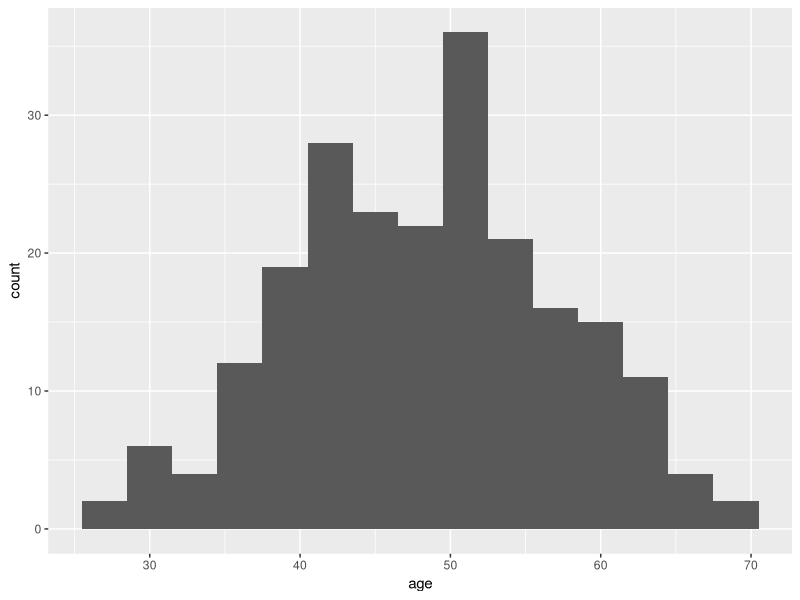
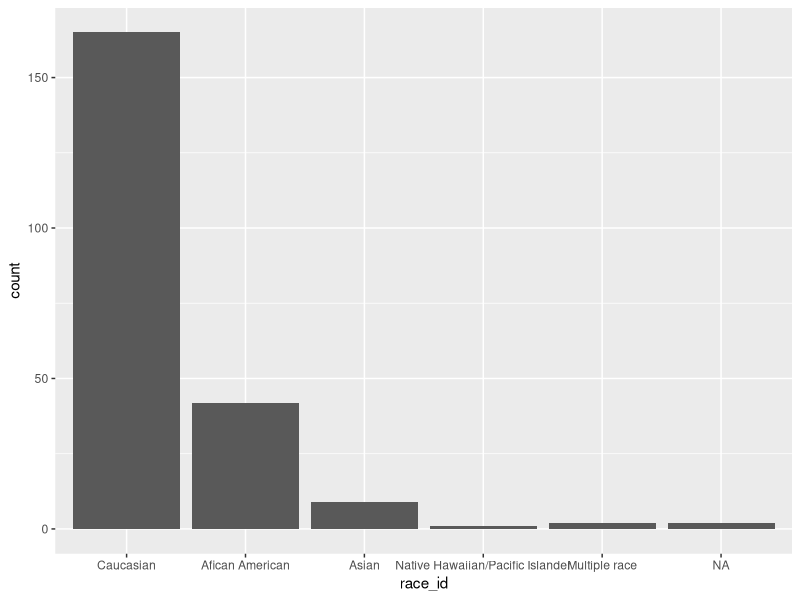
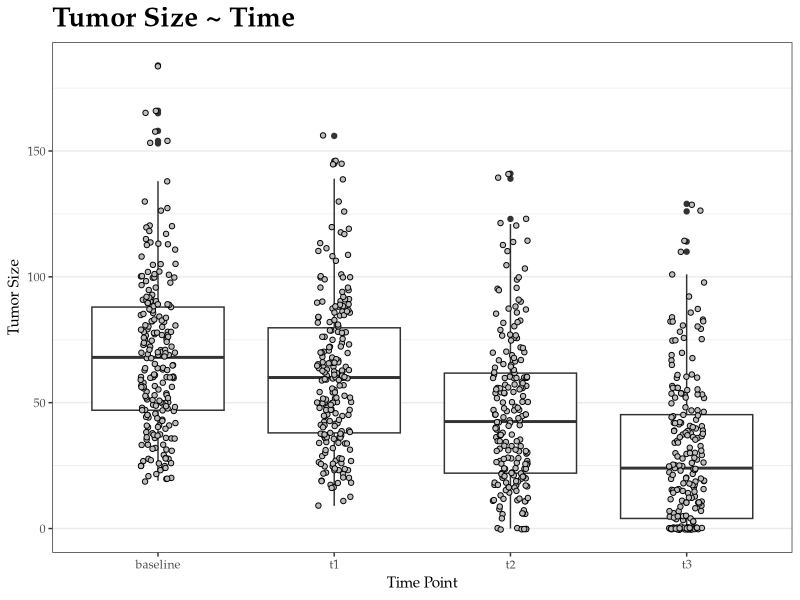

These charts were generated, in order, by the following R code: (Note: this script raises an error after producing the figures.)
## ---- chunk 1
options(width = 400)
## ---- chunk 2
library(readxl)
setwd("/Users/claradong/Documents/GitHub/BMIN503_Final_Project")
df_clinical = read_xlsx("Final_project_data.xlsx", sheet = 2)
df_outcome = read_xlsx("Final_project_data.xlsx", sheet = 4)
## ---- chunk 3
str(df_clinical)
## ---- chunk 4
str(df_outcome)
## ---- chunk 5
library(tidyverse)
## ---- chunk 6
clinical <- df_clinical %>%
  select(SUBJECTID,age,race_id,ERpos,PgRpos,'HR Pos','Her2MostPos','HR_HER2_CATEGORY', BilateralCa,Laterality,'MRI LD Baseline','MRI LD 1-3dAC', 'MRI LD InterReg','MRI LD PreSurg') %>%
  mutate(race_id = factor(race_id, levels=c(1,3,4,5,6,50), labels=c("Caucasian", "Afican American", "Asian", "Native Hawaiian/Pacific Islander", "American Indian/Alaskan Native", "Multiple race"))) %>%
  mutate(ERpos = factor(ERpos, levels=c(0,1,2), labels=c("Negative","Positive","Inderminate"))) %>%
  mutate(PgRpos = factor(PgRpos,levels=c(0,1,2), labels=c("Negative","Positive","Inderminate"))) %>% 
  mutate('HR Pos' = factor(`HR Pos`,levels=c(0,1,2), labels=c("Negative","Positive","Inderminate"))) %>%
  mutate('Her2MostPos' = factor(`Her2MostPos`, levels=c(0,1), labels=c('Negative','Positive'))) %>%
  mutate('HR_HER2_CATEGORY' = factor(`HR_HER2_CATEGORY`, levels=c(1,2,3), labels=c('HR Positive, Her2 Negative', 'Her2 Positive', 'Triple Negative'))) %>%
  mutate(BilateralCa = factor(BilateralCa, levels=c(0,1), labels=c("No","Yes"))) %>%
  mutate(Laterality = factor(Laterality, levels=c(1,2), labels=c("Left", "Right")))
str(clinical)

outcome <- df_outcome %>%
  rename(survival.status = sstat) %>%
  mutate(survival.status = factor(survival.status, levels=c(7,8,9), labels=c("Alive", "Dead","Lost"))) %>%
  mutate(PCR = factor(PCR, levels=c(0,1), labels=c("No","Yes"))) %>%
  mutate(RCBClass = factor(RCBClass, levels=c(0,1,2,3), labels=c("0,RCB index 0", "1=I,RCB index less than or equal to 1.36", "2=II,RCB index greater than 1.36 or equal to 3.28", "3=III,RCB index greater than 3.28")))
## ---- chunk 7
total <- merge(clinical, outcome) %>%
  select("SUBJECTID", "age","ERpos", "PgRpos", "HR Pos", "Her2MostPos", "HR_HER2_CATEGORY","BilateralCa", "Laterality","survival.status", "survDtD2 (tx)", "RFS", "PCR") %>%
  rename(HR_status = 'HR Pos')
str(total)
## ---- chunk 8
library(ggplot2)
ggplot(data=clinical, aes(x=age)) +
  geom_histogram(binwidth = 3)
ggplot(data=clinical, aes(x=race_id)) +
  geom_bar()
## ---- chunk 9
tumor.df <- clinical %>%
  select(SUBJECTID, `MRI LD Baseline`,`MRI LD 1-3dAC`,`MRI LD InterReg`,`MRI LD PreSurg`) %>%
  rename(baseline='MRI LD Baseline', t1='MRI LD 1-3dAC', t2='MRI LD InterReg', t3='MRI LD PreSurg')

tumor.df %>%
  gather(time, size, baseline:t3) %>%
  ggplot(aes(time, size)) +
  geom_boxplot(na.rm = TRUE) +
  geom_jitter(width = 0.1, pch = 21, fill = "grey", na.rm = TRUE) +
  labs(title = "Tumor Size ~ Time",
       x = "Time Point",
       y = "Tumor Size") +
  theme_bw() +
  theme(
    panel.grid.major.x = element_blank(),
    text = element_text(family = "Palatino"),
    plot.title = element_text(face = "bold", size = 20)
  )
## ---- chunk 10
id <- tumor.df["SUBJECTID"]
n <- 3L
id[,2:length(n-2):dim(tumor.df)[2]] <-
  lapply(n:dim(tumor.df)[2], function(x) setNames(((tumor.df[x]-tumor.df[x-1])/tumor.df[x-1]),
                                            paste0("Pct", x-2, x-1)))
SUBJECTID <- id$SUBJECTID
pct12 <- id$V2$Pct12
pct23 <- id$V3$Pct23
pct34 <- id$V4$Pct34

id <- data.frame(SUBJECTID,pct12,pct23,pct34)

id %>%
  gather(time, percentage_change, pct12:pct34) %>%
  ggplot(aes(time, percentage_change)) +
  geom_boxplot(na.rm = TRUE) +
  geom_jitter(width = 0.1, pch = 21, fill = "grey", na.rm = TRUE) +
  labs(title = "Tumor Size Percentage Change ~ Time",
       x = "Time Point",
       y = "Tumor Size") +
  theme_bw() +
  theme(
    panel.grid.major.x = element_blank(),
    text = element_text(family = "Palatino"),
    plot.title = element_text(face = "bold", size = 20)
  )
 
  
## ---- chunk 11
tumor.df <- mutate(tumor.df, overall_change = (t3-baseline)/baseline)

df2 <- merge(tumor.df, outcome)
df2 %>%
  select(SUBJECTID, overall_change, RFS, PCR)

ggplot(df2, aes(x=overall_change, y=RFS)) +
  geom_point()

ggplot(df2, aes(x=PCR, y=overall_change)) +
  geom_boxplot()
## ---- chunk 12
ggplot(total, aes(x=PCR, y=RFS)) +
  geom_boxplot()
## ---- chunk 13
PCR.glm <- glm(PCR ~ age + ERpos + PgRpos + Her2MostPos + HR_status + HR_HER2_CATEGORY, data=total, family="binomial")
summary(PCR.glm)

PCR.lm <- lm(RFS ~ age + ERpos + PgRpos + Her2MostPos + HR_status + HR_HER2_CATEGORY, data=total)
summary(PCR.lm)
